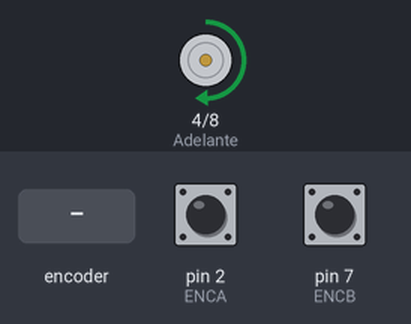
This sketch was run on a simulated Arduino Uno, built with avr-gcc and run on an emulated ATmega328P. Shown: motor-driver pin pairs drawn as motors (green arrow = first pin HIGH = forward, orange = second pin HIGH = backward, longer = more drive, scaled by the enable pin). The test bench sets the inputs (shaded band); at power-on: pin 2 (ENCA) HIGH, pin 7 (ENCB) HIGH. What the sketch prints to the serial monitor is not drawn.

Above: at 1.2 s.
1.3 s: rotary encoder on pin 2 (ENCA) / pin 7 (ENCB) turned 2 steps (second pin leading)
At 2.2 s:
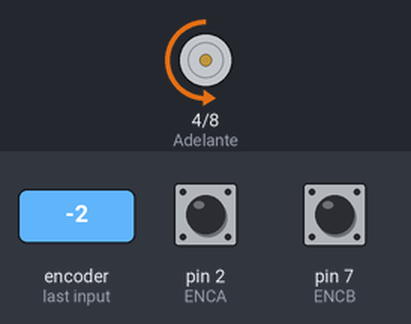
Timing chart, 0 to 4.3 s (numbered marks = the images above; inputs shaded):
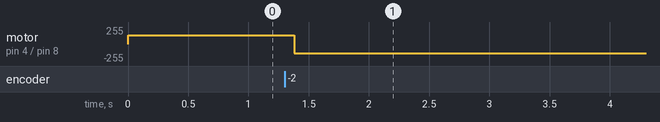

The sketch:

Control_M4.ino
```cpp
//Programa para obtener modelo de motor DC mediante entrada de señal escalón
#include <util/atomic.h>
// Libreria Wire para I2C
#include <Wire.h>

//Pines Encoder
#define ENCA 2
#define ENCB 7
//Pines Driver
#define Adelante 4
#define Atras 8
#define PWM1 3

//VARIABLES GLOBALES
float contTiempo = 0;
float tiempo = 0;
int TOPcount = 51; //PWM
int B; //Encoder
int contPos=0;
long t=0; //Calculo RPMs
int tOverflow = 0;
float rpm = 0.0;
float rpmEMA = 0; //Filtro EMA
float alfa = 0.6;
float e_k, u_k; //PID
float ref = 0;
float u_k_1 = 0;
float e_k_1 = 0;
float e_k_2 = 0;
float DeltaTheta; //I2C
char buff_env[8];
float tAnt = 0;
int addr = 0x11; //Motor 4

////AJUSTADO kp1.1ki36kd0.004
float q0 = 3.136;
float q1 = -5.064;
float q2 = 2;

void setup() {
//  Encoders
  pinMode(ENCA, INPUT);
  pinMode(ENCB, INPUT);

//  Pines Sentido de Giro Driver
  pinMode(Adelante, OUTPUT);
  pinMode(Atras, OUTPUT);

//  PWM Timer2
  pinMode(PWM1,OUTPUT);
//  WGM22:0=5=0b101 para establecer "Phase Correct PWM Mode" con TOP siendo el registro OCR2A
//  CS22:0=2=0b010 para prescalador = 8
  TCCR2A &= ~(1<<WGM21);
  TCCR2A = _BV(COM2A0) | _BV(COM2B1) | _BV(WGM20);
  TCCR2B = _BV(WGM22) | _BV(CS21);
//  PWM_freq = fclk/(2 x Prescalador x TOP) -> fclk = 16MHz, Prescalador = 8, TOP = OCR2A = 51
//  PWM_freq = 19.6 kHz
  OCR2A = TOPcount;

//  Interrupciones Encoder Timer1
  attachInterrupt(digitalPinToInterrupt(ENCA), lecEncoder, RISING);
//  Prescalador = 1 -> CS12:0=1=0b001
  TCCR1A = 0;
  TCCR1B = 0;
  TCCR1B |= (1 << CS10); //Prescalador N = 1
//  Contador Timer1 comienza en 0
  TCNT1 = 0;
//  Habilitar interrupciones por Overflow
  TIMSK1 |=  (1<<TOIE1);

//  Interrupciones Muestreo Timer0
  TCCR0A = 0;
  TCCR0B = 0;
// Habilitar CTC mode (Clear Timer on Compare Match) WGM02:0=2=0b010
  TCCR0A |= (1 << WGM01);
// Prescalador N=256 CS02:0=4=0b100
  TCCR0B |= (1 << CS02);
// fmuestreo = fclk/(N*(OCR0A+1)) -> fclk = 16MHz, N = 256, OCR0A = 124 -> fmuestreo = 500 Hz
  OCR0A = 124;
//  Contador Timer1 comienza en 0
  TCNT0  = 0;
//  Habilitar interrupciones por Compare Match entre TCNT0 y OCR0A
  TIMSK0 |= (1 << OCIE0A);

//  Habilitar interrupciones
  sei();

  // Join I2C bus as slave with address 8
//  Wire.begin(0x8);
//  Wire.begin(0x9);
  Wire.begin(addr);
//  Wire.begin(0x11);
  // Call receiveEvent when data received
  Wire.onReceive(receiveEvent);
  // Handler
  Wire.onRequest(sendData);

  Serial.begin(115200);
}

void loop() {
  //  Filtro Exponential Moving Average
  rpmEMA = alfa*rpm + (1-alfa)*rpmEMA;

  if(tiempo - contTiempo >= 0.5 && ref != 0)
  {
    ref = 0;
    Wire.begin(addr);
  }
    //  OCR2B define ciclo de trabajo -> Ciclo de Trabajo = OCR2B/TOPcount*100%
  //  Giro positivo
  if(u_k >= 0)
  {
    digitalWrite(Atras, LOW);
    digitalWrite(Adelante, HIGH);
    ATOMIC_BLOCK(ATOMIC_RESTORESTATE)
    {
      OCR2B = map(int(u_k),0,TOPcount,27,TOPcount);;
    }
  }
  //  Giro Negativo
  else
  {
    digitalWrite(Adelante, LOW);
    digitalWrite(Atras, HIGH);
    ATOMIC_BLOCK(ATOMIC_RESTORESTATE)
    {
      OCR2B = -map(int(u_k),-TOPcount,0,-TOPcount,-27);
    }
  }
  Serial.print(tiempo,4);
  Serial.print(",");
  Serial.print(u_k);
  Serial.print(",");
  Serial.print(rpm);
  Serial.print(",");
  Serial.print(rpmEMA);
  Serial.print(",");
  Serial.println(ref);
}

//INERRUPCION ENCODER
void lecEncoder()
{
//  Bloqueo interrupciones
  ATOMIC_BLOCK(ATOMIC_RESTORESTATE)
  {
//    Obtener valor contador Timer1 TCNT1
    t = tOverflow*65.536e3 + TCNT1 + 1;
    TCNT1 = 0;
    B = digitalRead(ENCB);
    if(t < 17.91e3)
    {
      t = tAnt;
    }
    tAnt = t;
  //  Determinar sentido de giro
  //  RPM = fclk*60/(N*GR*CPR*GReng) / TCNT -> RPM = 537.049717e3/TCNT -> GR=297.924, CPR=3, GReng=2, fclk=16MHz, N=1
    if(B == 1)
    {
      rpm = 537.049717e3/t;
      contPos ++;
    }
    else
    {
      rpm = -537.049717e3/t;
      contPos --;
    }
    tOverflow = 0;
  }
}

//INTERRUPCION OVERFLOW TIMER1
ISR (TIMER1_OVF_vect)
{
//  Reinicio contador TCNT1
  TCNT1 = 0;
//  Si no hay interrupciones por encoder se aproxima RPM=0
  if(tOverflow >= 30)
  {
    rpm = 0;
    tOverflow ++;
    if(tOverflow >= 35000)
    {
      tOverflow = 3000;
    }
  }
  else
  {
    tOverflow ++;
  }
}

ISR (TIMER0_COMPA_vect)
{
  tiempo = tiempo + 2.0e-3;
//  Error
  e_k = ref - rpm;
//  Ley de control
  u_k = u_k_1 + q0*e_k + q1*e_k_1 + q2*e_k_2;
//  Truncamiento señal de control
  if (u_k > TOPcount)
  {
     u_k = TOPcount;
  }
  else if (u_k < -TOPcount)
  {
    u_k = -TOPcount;
  }
  u_k_1 = u_k;
  e_k_2 = e_k_1;
  e_k_1 = e_k;
}

//-->I2C<--
// Funcion cuando Master envia referencia
void receiveEvent(int howMany) {
  ATOMIC_BLOCK(ATOMIC_RESTORESTATE)
  {
    if (howMany > 1) {
      char buff_rec[howMany];
      for (int i = howMany - 1; i >= 0; i--) {
        buff_rec[i] = Wire.read();
      }
//      Chequeo de información recibida
      if(isDigit(buff_rec[0]) || buff_rec[0] == '-')
      {
        ref = atof(buff_rec);
        contTiempo = tiempo;
      }
    }
    else{
      Wire.read();
    }
  }
}

//funcion para enviar datos cuando Master lo requiera
void sendData() {
  ATOMIC_BLOCK(ATOMIC_RESTORESTATE)
  {
//    Giro de rueda
//    DeltaTheta = contPos/1787.544; //revoluciones
//    DeltaTheta = contPos/11.23147e3; //radianes
    DeltaTheta = contPos/284.49646; //radianes
    contPos = 0;
    dtostrf(DeltaTheta*1e2, 2, 6, buff_env);
    Wire.write(buff_env);
    Serial.println("");
    Serial.println(DeltaTheta*1e2,6);
  }
}
```

Measured:
- after the input at 1.3 s, motor on pin 4 (Adelante) / pin 8 (Atras): forward 135/255 → backward 135/255 after 0.08 s
